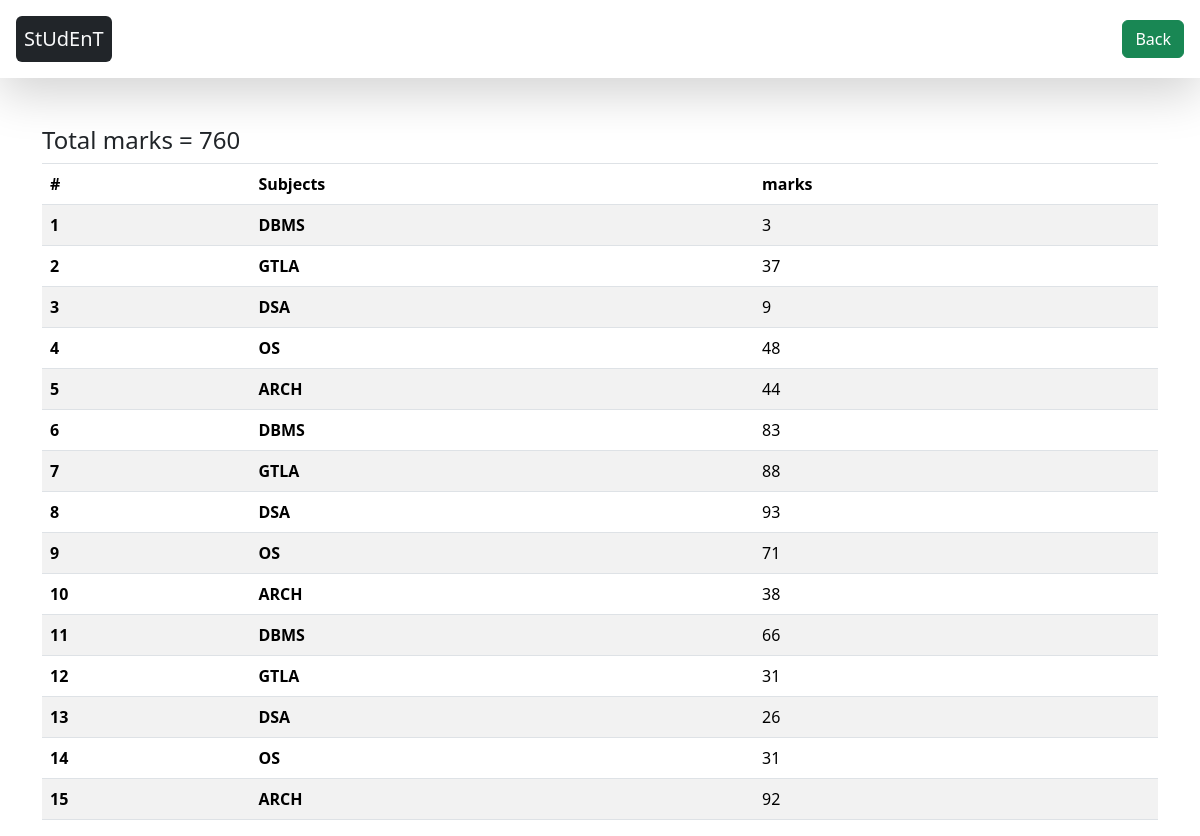
The app's page /see_report/STU-0396/ with its own data.
### database/models.py (models this page shows, shortened)
class Subjects_marks(models.Model):
      student = models.ForeignKey(Student , related_name="studentmarks" , on_delete=models.CASCADE)
      subjects= models.ForeignKey(Subjects ,on_delete=models.CASCADE)
      marks = models.IntegerField(default=0)
      class Meta:
        unique_together=['student', 'subjects']

class Subjects(models.Model):
   subject_name=models.CharField(max_length=100)
   def __str__(self):
       return self.subject_name

### home/views.py (the view)
# urls.py: path('see_report/<student_id>/',see_report, name='see_report'),
def see_report (request, student_id):
     query = Subjects_marks.objects.filter( student__student_id__student_id = student_id)
     total_marks = query.aggregate( total_marks= Sum("marks"))
     context={"query": query , "total_marks":total_marks }
     return render( request, 'report_card.html',context)

### home/templates/report_card.html
{% extends "base.html" %}
{% block start %}
  <div class = "container mt-5">
    <h4>Total marks = {{total_marks.total_marks}}</h4>
    <table class="table table-striped table-bordered">
        <thead class="thead-dark">
            <tr>
                <th scope="col">#</th>
                <th scope="col">Subjects</th>
                <th scope="col">marks</th>
            </tr>
        </thead>
        <tbody>
            {% for marks in query %}
            <tr>
                <th scope="row">{{ forloop.counter }}</th>
                <td> <b>{{ marks.subjects }}  </b>  </td>
                <td>{{ marks.marks }}</td>
            </tr>
            {% endfor %}
        </tbody>
    </table>
</div>
{% endblock %}

### home/templates/base.html (style rules this page uses)
table ,th,td { border: 10px rgb(12, 12, 12); }

### records on screen
Subjects_marks: subjects "DBMS", marks "3"
Subjects_marks: subjects "GTLA", marks "37"
Subjects_marks: subjects "DSA", marks "9"
Subjects_marks: subjects "OS", marks "48"
Subjects_marks: subjects "ARCH", marks "44"
Subjects_marks: subjects "DBMS", marks "83"
Subjects_marks: subjects "GTLA", marks "88"
Subjects_marks: subjects "DSA", marks "93"
Subjects_marks: subjects "OS", marks "71"
Subjects_marks: subjects "ARCH", marks "38"
Subjects_marks: subjects "DBMS", marks "66"
Subjects_marks: subjects "GTLA", marks "31"
Subjects_marks: subjects "DSA", marks "26"
Subjects_marks: subjects "OS", marks "31"
Subjects_marks: subjects "ARCH", marks "92"

### other values on screen
{{ total_marks.total_marks }} "760"
